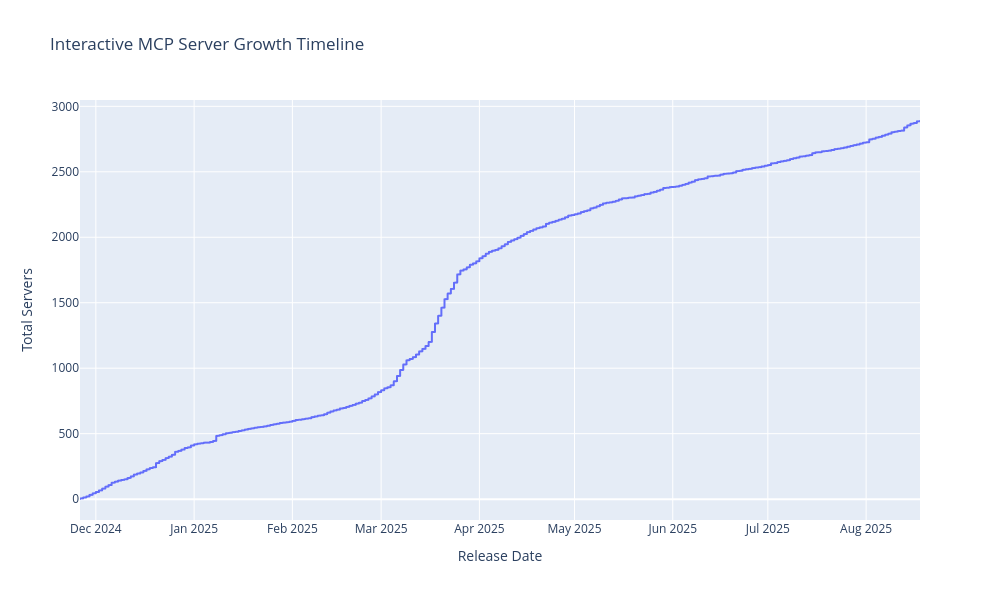
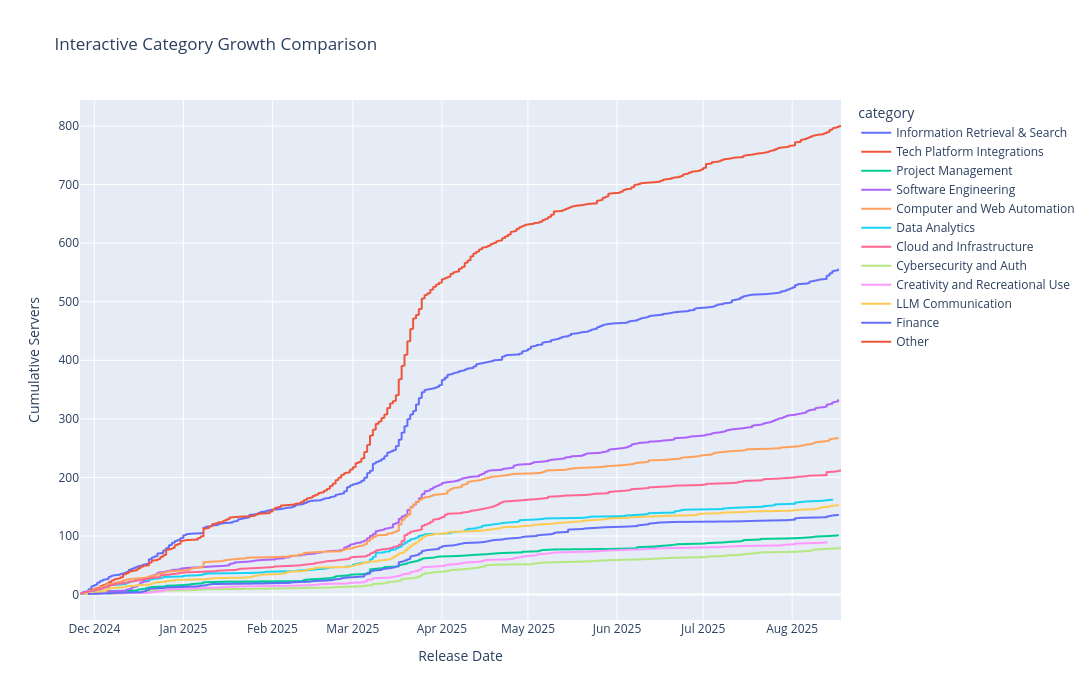
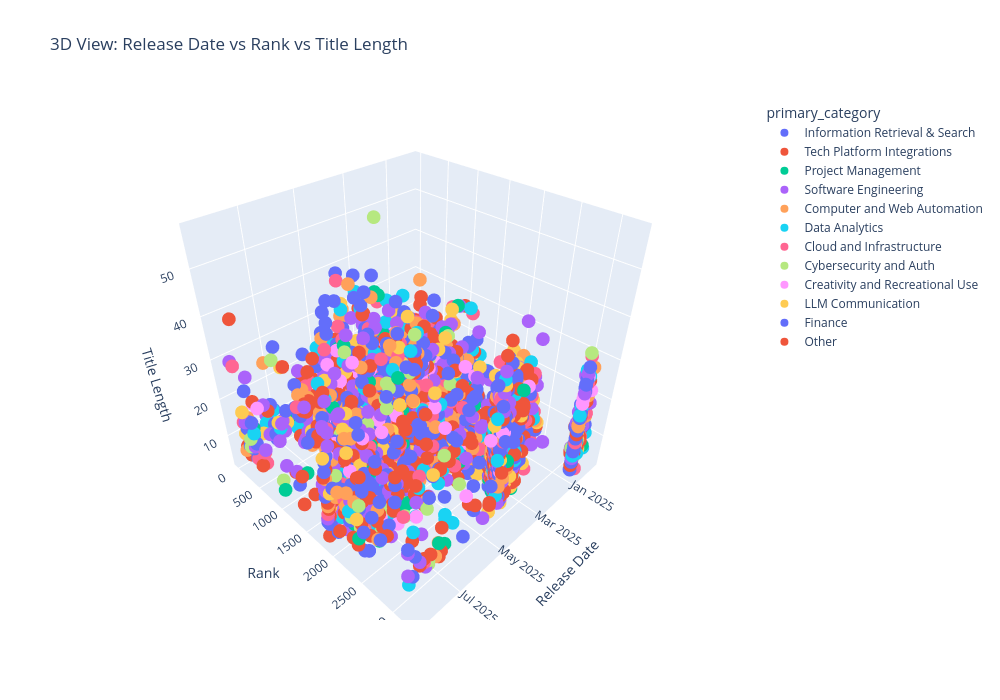
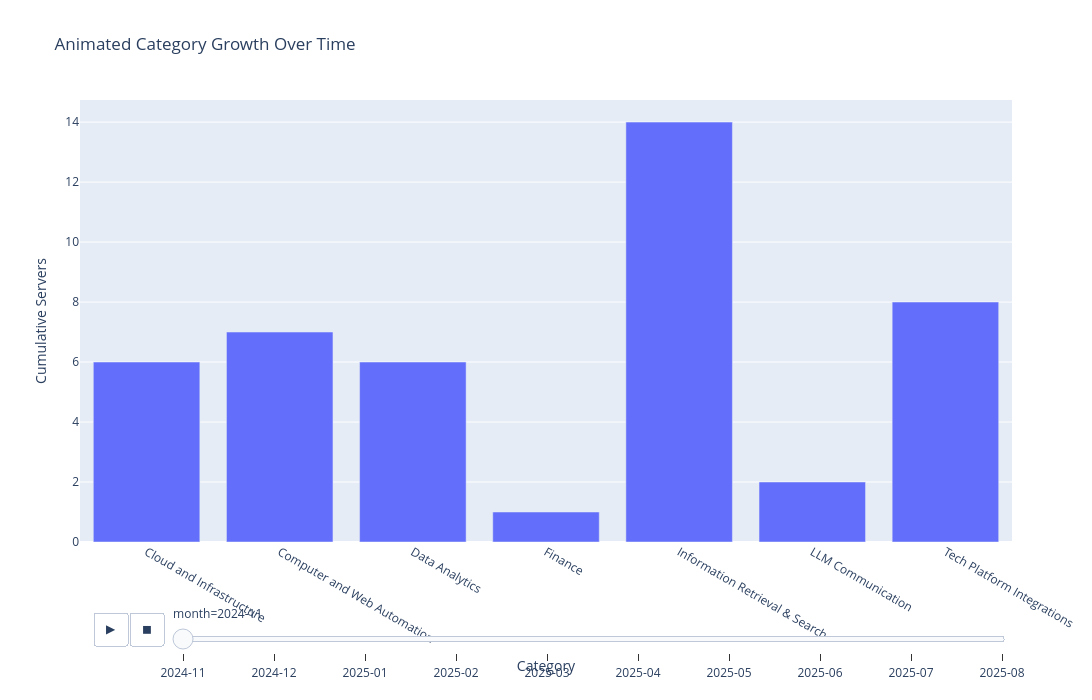

These figures' notebook cell, in order:
### Code cell
# Interactive Growth Visualization with Plotly

try:
    import plotly.express as px
    import plotly.graph_objects as go
    from plotly.subplots import make_subplots
    
    # Create interactive cumulative growth chart
    df_sorted = df.sort_values('release_date')
    df_sorted['cumulative'] = range(1, len(df_sorted) + 1)
    
    fig1 = px.line(df_sorted, x='release_date', y='cumulative',
                   title='Interactive MCP Server Growth Timeline',
                   labels={'release_date': 'Release Date', 'cumulative': 'Total Servers'})
    
    fig1.update_layout(
        width=1000,
        height=600,
        hovermode='x unified'
    )
    fig1.show()
    
    # Create interactive category growth comparison
    category_growth_data = []
    for category in df['primary_category'].unique():
        category_data = df[df['primary_category'] == category].sort_values('release_date')
        category_data['cumulative'] = range(1, len(category_data) + 1)
        category_data['category'] = category
        category_growth_data.append(category_data)
    
    category_df = pd.concat(category_growth_data)
    
    fig2 = px.line(category_df, x='release_date', y='cumulative', color='category',
                   title='Interactive Category Growth Comparison',
                   labels={'release_date': 'Release Date', 'cumulative': 'Cumulative Servers'})
    
    fig2.update_layout(
        width=1200,
        height=700,
        hovermode='x unified'
    )
    fig2.show()
    
    # Create 3D scatter plot: Date vs Rank vs Category
    fig3 = px.scatter_3d(df, x='release_date', y='rank', z='title_length',
                        color='primary_category',
                        hover_data=['title', 'author', 'description_length'],
                        title='3D View: Release Date vs Rank vs Title Length',
                        labels={'release_date': 'Release Date', 'rank': 'Rank', 'title_length': 'Title Length'})
    
    fig3.update_layout(
        width=1000,
        height=700,
        scene=dict(
            xaxis_title='Release Date',
            yaxis_title='Rank',
            zaxis_title='Title Length'
        )
    )
    fig3.show()
    
    # Create animated growth chart
    monthly_data = df.groupby([df['release_date'].dt.to_period('M'), 'primary_category']).size().reset_index()
    monthly_data.columns = ['month', 'category', 'count']
    monthly_data['month'] = monthly_data['month'].astype(str)
    monthly_data['cumulative'] = monthly_data.groupby('category')['count'].cumsum()
    
    fig4 = px.bar(monthly_data, x='category', y='cumulative', animation_frame='month',
                  title='Animated Category Growth Over Time',
                  labels={'category': 'Category', 'cumulative': 'Cumulative Servers'})
    
    fig4.update_layout(
        width=1200,
        height=700
    )
    fig4.show()
    
    print("✅ Interactive visualizations created successfully!")
    
except ImportError:
    print("❌ Plotly not available. Using matplotlib alternative...")
    
    # Fallback matplotlib version
    fig, axes = plt.subplots(2, 2, figsize=(16, 12))
    fig.suptitle('MCP Server Growth Analysis - Alternative View', fontsize=16, fontweight='bold')
    
    # Cumulative growth
    df_sorted = df.sort_values('release_date')
    df_sorted['cumulative'] = range(1, len(df_sorted) + 1)
    axes[0, 0].plot(df_sorted['release_date'], df_sorted['cumulative'], linewidth=2)
    axes[0, 0].set_title('Cumulative Growth')
    axes[0, 0].set_xlabel('Date')
    axes[0, 0].set_ylabel('Total Servers')
    axes[0, 0].grid(True, alpha=0.3)
    axes[0, 0].tick_params(axis='x', rotation=45)
    
    # Monthly releases
    monthly_releases = df.groupby(df['release_date'].dt.to_period('M')).size()
    axes[0, 1].bar(range(len(monthly_releases)), monthly_releases.values, alpha=0.7)
    axes[0, 1].set_title('Monthly Releases')
    axes[0, 1].set_xlabel('Month')
    axes[0, 1].set_ylabel('Servers')
    axes[0, 1].tick_params(axis='x', rotation=45)
    axes[0, 1].grid(True, alpha=0.3)
    
    # Category distribution
    category_counts = df['primary_category'].value_counts().head(10)
    axes[1, 0].pie(category_counts.values, labels=category_counts.index, autopct='%1.1f%%')
    axes[1, 0].set_title('Top 10 Categories')
    
    # Rank distribution over time
    axes[1, 1].scatter(df['release_date'], df['rank'], alpha=0.6, s=20)
    axes[1, 1].set_title('Rank Distribution Over Time')
    axes[1, 1].set_xlabel('Release Date')
    axes[1, 1].set_ylabel('Rank')
    axes[1, 1].grid(True, alpha=0.3)
    axes[1, 1].tick_params(axis='x', rotation=45)
    
    plt.tight_layout()
    plt.show()
